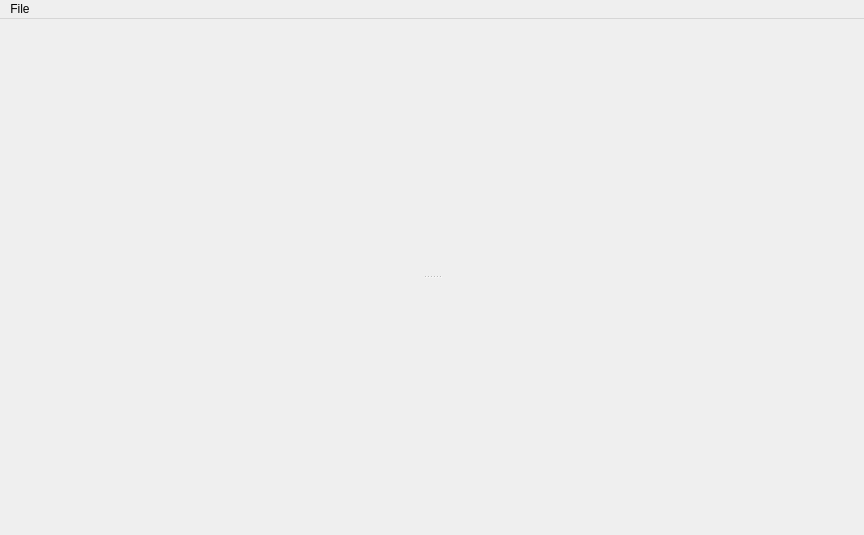
<?xml version="1.0" encoding="UTF-8"?>
<ui version="4.0">
 <class>MainWindow</class>
 <widget class="QMainWindow" name="MainWindow">
  <property name="geometry">
   <rect>
    <x>0</x>
    <y>0</y>
    <width>864</width>
    <height>535</height>
   </rect>
  </property>
  <property name="windowTitle">
   <string>MainWindow</string>
  </property>
  <widget class="QWidget" name="central_widget">
   <property name="sizePolicy">
    <sizepolicy hsizetype="Preferred" vsizetype="Preferred">
     <horstretch>0</horstretch>
     <verstretch>0</verstretch>
    </sizepolicy>
   </property>
   <layout class="QGridLayout" name="gridLayout">
    <item row="0" column="0">
     <widget class="QSplitter" name="splitter">
      <property name="baseSize">
       <size>
        <width>800</width>
        <height>600</height>
       </size>
      </property>
      <property name="lineWidth">
       <number>2</number>
      </property>
      <property name="orientation">
       <enum>Qt::Vertical</enum>
      </property>
      <property name="handleWidth">
       <number>2</number>
      </property>
      <widget class="ChartClass" name="widget_2" native="true">
       <property name="minimumSize">
        <size>
         <width>0</width>
         <height>10</height>
        </size>
       </property>
      </widget>
      <widget class="ChartClass" name="widget" native="true">
       <property name="sizePolicy">
        <sizepolicy hsizetype="Preferred" vsizetype="Preferred">
         <horstretch>0</horstretch>
         <verstretch>0</verstretch>
        </sizepolicy>
       </property>
       <property name="minimumSize">
        <size>
         <width>0</width>
         <height>10</height>
        </size>
       </property>
      </widget>
     </widget>
    </item>
   </layout>
  </widget>
  <widget class="QMenuBar" name="menuBar">
   <property name="geometry">
    <rect>
     <x>0</x>
     <y>0</y>
     <width>864</width>
     <height>25</height>
    </rect>
   </property>
   <widget class="QMenu" name="menuFile">
    <property name="title">
     <string>File</string>
    </property>
    <addaction name="actionExit"/>
   </widget>
   <addaction name="menuFile"/>
  </widget>
  <action name="actionExit">
   <property name="text">
    <string>Exit</string>
   </property>
  </action>
 </widget>
 <layoutdefault spacing="6" margin="11"/>
 <customwidgets>
  <customwidget>
   <class>ChartClass</class>
   <extends>QWidget</extends>
   <header>chartclass.h</header>
   <container>1</container>
  </customwidget>
 </customwidgets>
 <resources/>
 <connections/>
</ui>
